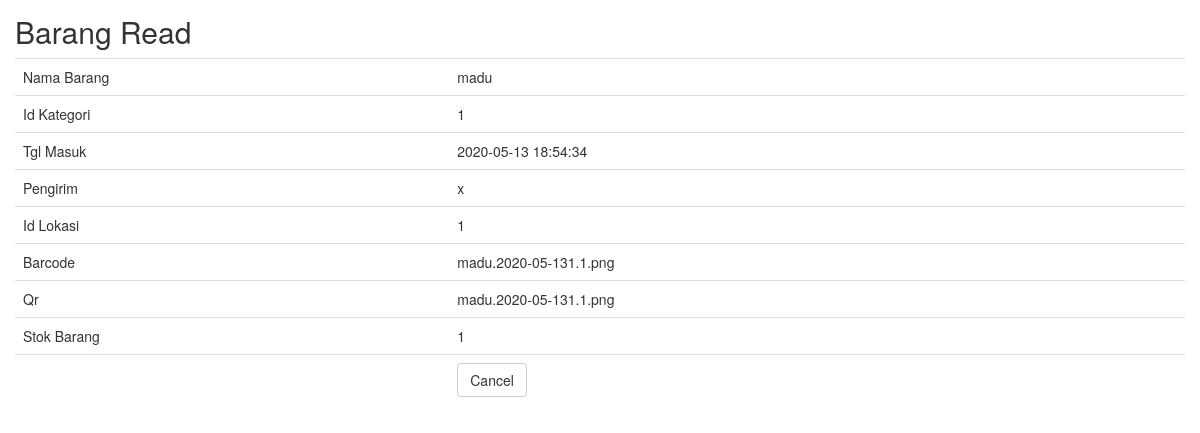
Screenshot of /barang/read/32 with the database file from the repository.
### tables this page shows
CREATE TABLE `barang` (
  `id_barang` int(10) NOT NULL,
  `nama_barang` varchar(50) NOT NULL,
  `id_kategori` int(10) NOT NULL,
  `tgl_masuk` datetime NOT NULL,
  `pengirim` varchar(50) NOT NULL,
  `id_lokasi` int(10) NOT NULL,
  `barcode` varchar(100) NOT NULL,
  `qr` varchar(100) NOT NULL,
  `stok` int(100) DEFAULT NULL,
  `satuan` varchar(100) NOT NULL,
  `fungsi` varchar(100) NOT NULL
);

### application/controllers/Barang.php (called while the page is built, shortened)
<?php
class Barang extends CI_Controller
{
    function __construct()
    {
        $this->load->model('Barang_model');
        $this->load->library('form_validation');
        $this->load->helper('url');
    }
    public function read($id)
    {
        $row = $this->Barang_model->get_by_id($id);
        if ($row) {
            $data = array(
		'id_barang' => $row->id_barang,
		'nama_barang' => $row->nama_barang,
		'id_kategori' => $row->id_kategori,
		'tgl_masuk' => $row->tgl_masuk,
		'pengirim' => $row->pengirim,
		'id_lokasi' => $row->id_lokasi,
		'barcode' => $row->barcode,
		'qr' => $row->qr,
        'stok' => $row->stok,
        'satuan' => $row->satuan,
        'fungsi' => $row->fungsi,
	    );
            $this->load->view('barang/barang_read', $data);
        } else {
            $this->session->set_flashdata('message', 'Record Not Found');
            redirect(site_url('barang'));
        }
    }
}

### index.php (called while the page is built, shortened)
<?php
require_once BASEPATH.'core/CodeIgniter.php';

### application/models/Barang_model.php (called while the page is built, shortened)
<?php
class Barang_model extends CI_Model
{
    public $table = 'barang';
    public $id = 'id_barang';
    function get_by_id($id)
    {
        $this->db->where($this->id, $id);
        return $this->db->get($this->table)->row();
    }
}

### application/views/barang/barang_read.php (the view, shortened to what this page needs)
<!doctype html>
<html>
    <head>
        <link rel="stylesheet" href="<?php echo base_url('assets/bootstrap/css/bootstrap.min.css') ?>"/>
    </head>
    <body>
        <h2 style="margin-top:0px">Barang Read</h2>
        <table class="table">
	    <tr><td>Nama Barang</td><td><?php echo $nama_barang; ?></td></tr>
	    <tr><td>Id Kategori</td><td><?php echo $id_kategori; ?></td></tr>
	    <tr><td>Tgl Masuk</td><td><?php echo $tgl_masuk; ?></td></tr>
	    <tr><td>Pengirim</td><td><?php echo $pengirim; ?></td></tr>
	    <tr><td>Id Lokasi</td><td><?php echo $id_lokasi; ?></td></tr>
	    <tr><td>Barcode</td><td><?php echo $barcode; ?></td></tr>
	    <tr><td>Qr</td><td><?php echo $qr; ?></td></tr>
        <tr><td>Stok Barang</td><td><?php echo $stok; ?></td></tr>
	    <tr><td></td><td><a href="<?php echo site_url('barang') ?>" class="btn btn-default">Cancel</a></td></tr>
	</table>
        </body>
</html>

### application/views/barang/barang_read.php (style rules this page uses)
body { padding: 15px; }

### rows the page displays
barang: nama_barang "madu", id_kategori "1", tgl_masuk "2020-05-13 18:54:34", pengirim "x", id_lokasi "1", barcode "madu.2020-05-131.1.png", qr "madu.2020-05-131.1.png", stok "1"
